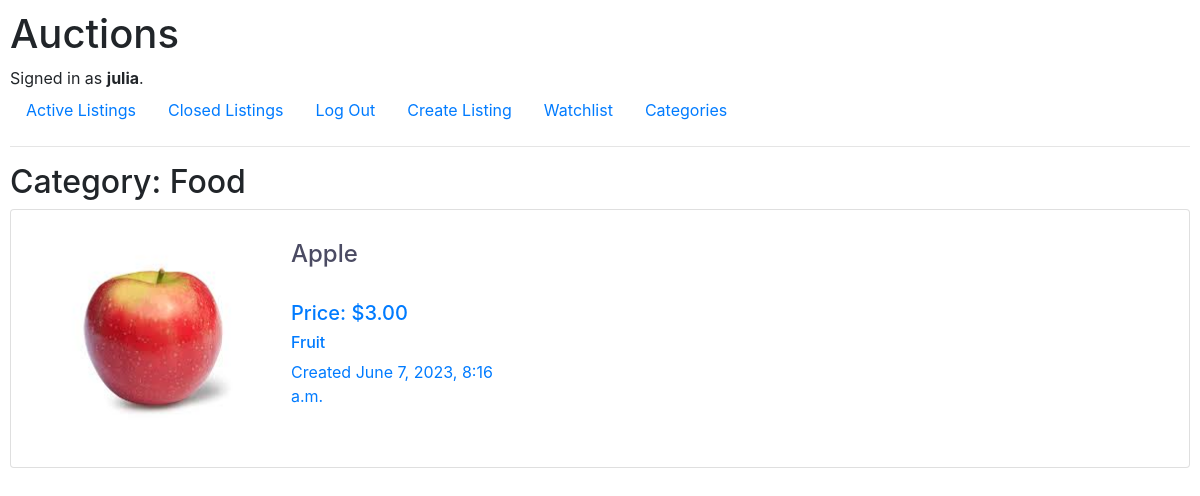
Page /category/2 (signed in) on the committed database.
### auctions/models.py (models this page shows, shortened)
class User(AbstractUser):
    pass

class Category(models.Model):
    title = models.CharField(max_length=100)

class Listing(models.Model):
    default_auto_field = 'django.db.models.BigAutoField'
    creator = models.ForeignKey(User, on_delete=models.CASCADE, related_name="listings")
    title = models.CharField(max_length=100)
    description = models.CharField(max_length=200)
    starting_bid = models.DecimalField(max_digits=10, decimal_places=2)
    current_bid = models.DecimalField(max_digits=10, decimal_places=2, default=Decimal('0.00'))
    active = models.BooleanField(default=True)
    picture = models.ImageField(null=True, blank=True, upload_to='images/')
    category = models.ForeignKey(Category, on_delete=models.CASCADE, related_name="listings")
    condition = models.CharField(max_length=100)
    time = models.DateTimeField(auto_now_add=True)
    winner = models.ForeignKey(User, on_delete=models.SET_NULL,default=None, blank=True, null=True, related_name="won")
    closed_time = models.DateTimeField(default=None, blank=True, null=True)

### auctions/views.py (the view)
# urls.py: path("category/<int:category_id>", views.category, name="category"),
@login_required
def category(request, category_id):
    category = Category.objects.get(pk=category_id)
    listings = category.listings.all()
    return render(request, "auctions/category.html", {
        "listings":listings, "category": category
    })

### auctions/templates/auctions/category.html (shortened to what this page needs)
{% extends "auctions/layout.html" %}
{% block body %}
    <h2>Category: {{category.title}}</h2>
    <ul class="list-group">
        {% for listing in listings %}
            <a href="{% url 'listing' listing.id%}">
                <li class="listing list-group-item">
                    {% if listing.picture %}
                    <img src="{{ listing.picture.url }}" alt="" width="250">
                    {% endif %}
                    <div class="wrapper">
                        <h4>{{listing.title}}</h4>
                        <br>
                        <h5>Price: ${{listing.starting_bid}}</h5>
                        <h6>{{listing.description}}</h6>
                        Created {{listing.time}}
                    </div>
                </li>
            </a>
        {%empty%}
            <ul>
                <li>No active listings</li>
            </ul>
        {%endfor%}
    </ul>
{% endblock %}

### auctions/templates/auctions/layout.html (shortened to what this page needs)
{% load static %}
<!DOCTYPE html>
<html lang="en">
    <head>
        <link rel="stylesheet" href="https://stackpath.bootstrapcdn.com/bootstrap/4.4.1/css/bootstrap.min.css">
        <link href="{% static 'auctions/styles.css' %}" rel="stylesheet">
    </head>
    <body>
        <h1>Auctions</h1>
        <div>
            {% if user.is_authenticated %}
                Signed in as <strong>{{ user.username }}</strong>.
            {% else %}
                Not signed in.
            {% endif %}
        </div>
        <ul class="nav">
            <li class="nav-item">
                <a class="nav-link" href="{% url 'index' %}">Active Listings</a>
            </li>
            {% if user.is_authenticated %}
                <li class="nav-item">
                    <a class="nav-link" href="{% url 'closed' %}">Closed Listings</a>
                </li>
                <li class="nav-item">
                    <a class="nav-link" href="{% url 'logout' %}">Log Out</a>
                </li>
                <li class="nav-item">
                    <a class="nav-link" href="{% url 'new'%}"> Create Listing</a>
                </li>
                <li class="nav-item">
                    <a class="nav-link" href="{% url 'watchlist'%}"> Watchlist</a>
                </li>
                <li class="nav-item">
                    <a class="nav-link" href="{% url 'categories'%}">Categories</a>
                </li>
            {% endif %}
        </ul>
        <hr>
        {% block body %}
        {% endblock %}
    </body>
</html>

### auctions/static/auctions/styles.css (style rules this page uses)
body { padding: 10px; }
li.listing h4 { color:rgb(75, 75, 99) }
li.listing { display:flex; justify-content: space-between; padding: 30px }
.wrapper { margin-right: 650px; }

### rows in the picture
User: username "julia"
Category: title "Food"
Listing: picture (picture), title "Apple", starting_bid "3.00", description "Fruit", time "June 7, 2023, 8:16 a.m."
